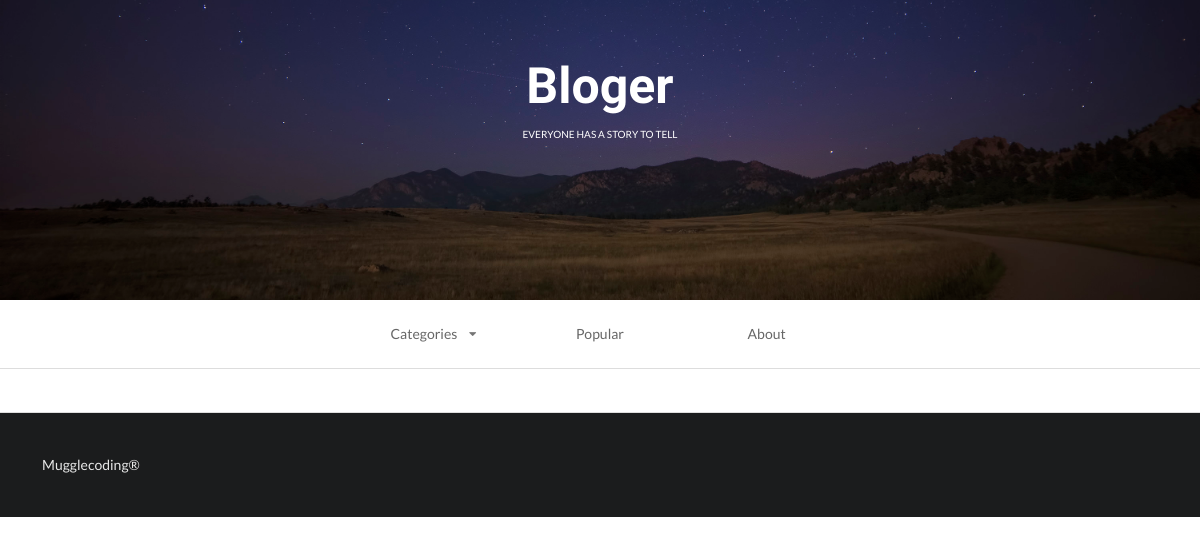
/index?tag=life, run on an earlier commit of the app's database.
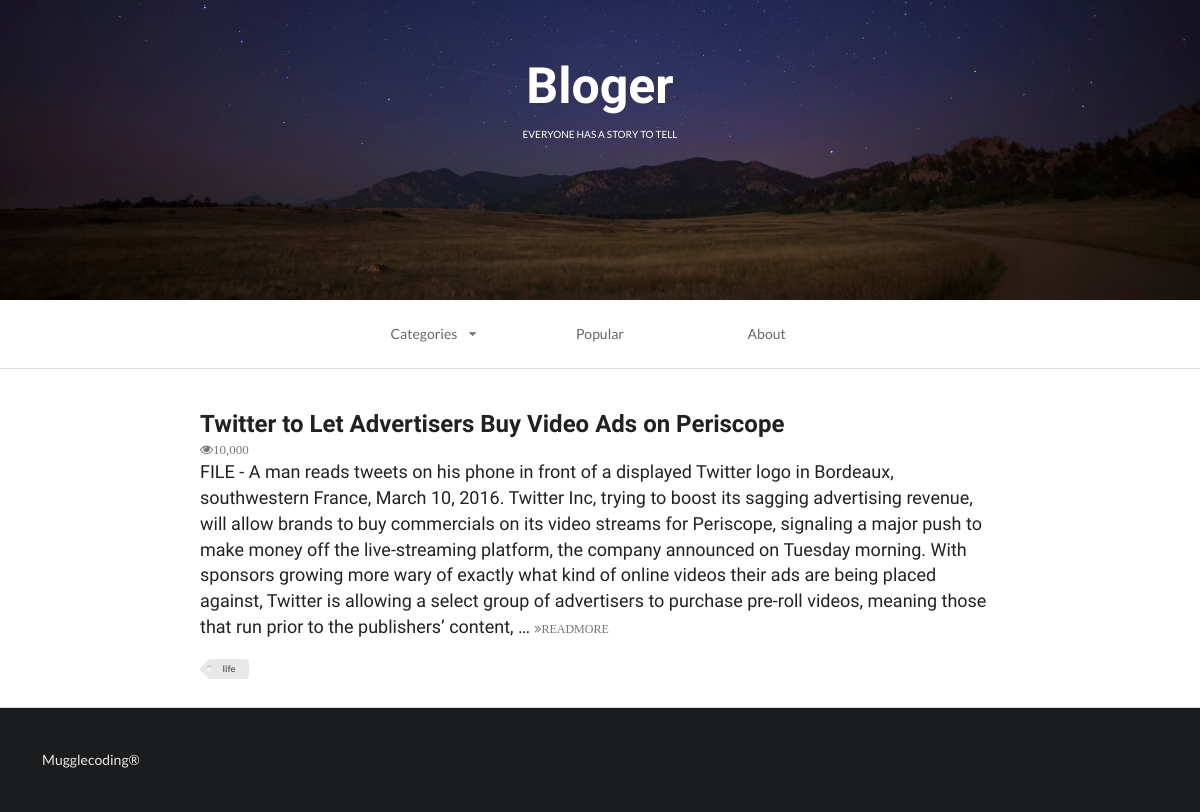
And on a later commit of the database.
### fristapp/models.py (models this page shows, shortened)
class Aritcle(models.Model):
    headline = models.CharField(blank=True, null=True, max_length=500)
    content = models.TextField(blank=True, null=True)
    TAG_CHOICES = (
        ('tech', 'Tech'),
        ('life', 'Life'),
    )
    tag = models.CharField(blank=True, null=True,
                           max_length=5, choices=TAG_CHOICES)

### fristapp/views.py (the view)
# urls.py: url(r'^index', index, name='index')
def index(request):
    queruset = request.GET.get('tag')
    if queruset:
        article_list = Aritcle.objects.filter(tag=queruset)
    else:
        article_list = Aritcle.objects.all()
    print(queruset)
    Context = {}
    Context['article_list'] = article_list
    index_page = render(request, 'firstweb.html', Context)
    return index_page

### fristapp/templates/firstweb.html (shortened to what this page needs)
<!DOCTYPE html>
{% load staticfiles %}
<html>
    <head>
        <link rel="stylesheet" href="{% static 'css/semantic.css'%}" media="screen" title="no title" charset="utf-8">
    </head>
    <body>
        <div class="ui inverted vertical segment masthead">
            <h1 class="ui center aligned header blogslogon" style="font-size:50px;font-family: 'Raleway', sans-serif!important;">
                Bloger
                <p class="ui sub header">
                    everyone has a story to tell
                </p>
            </h1>
        </div>
        <div class="ui container nav">
            <div class="ui borderless text three item menu ">
                <div class="ui simple dropdown  item">
                    Categories
                    <i class="dropdown icon"></i>
                </div>
                <a class="item">
                    Popular
                </a>
                <a class="item">
                    About
                </a>
            </div>
        </div>
        <div class="ui divider"></div>
        <div class="ui  vertical segment">
            {% for article  in article_list %}
               <div class="ui container vertical segment">
                <a href="#">
                    <h2 class="ui header">
                        {{article.headline}}
                    </h2>
                </a>
                <i class="icon grey small unhide">10,000</i>
                <p>
                    {{article.content|truncatewords:100}}
                    <a href="#">
                        <i class="angle tiny double grey right icon">READMORE</i>
                    </a>
                </p>
                <div class="ui mini tag label">
                    {{article.tag}}
                </div>
            </div>
            {% endfor %}
        </div>
        <div class="ui inverted  vertical very padded  segment">
            Mugglecoding®
        </div>
    </body>
</html>

What changed in the data, as far as the page shows it:
now on this page (row edited): Aritcle: headline "Twitter to Let Advertisers Buy Video Ads on Periscope", content "FILE - A man reads tweets on his phone in front of a displayed Twitter logo in Bordeaux, southwestern France, March 10, 2016. Twitter Inc, trying to boost its sagging advertising revenue, will allow brands to buy commercials on its video streams for Periscope, signaling a major push to make money off the live-streaming platform, the company announced on Tuesday morning. With sponsors growing more wary of exactly what kind of online videos their ads are being placed against, Twitter is allowing a select group of advertisers to purchase pre-roll videos, meaning those that run prior to the publishers’ content, …", tag "life"
